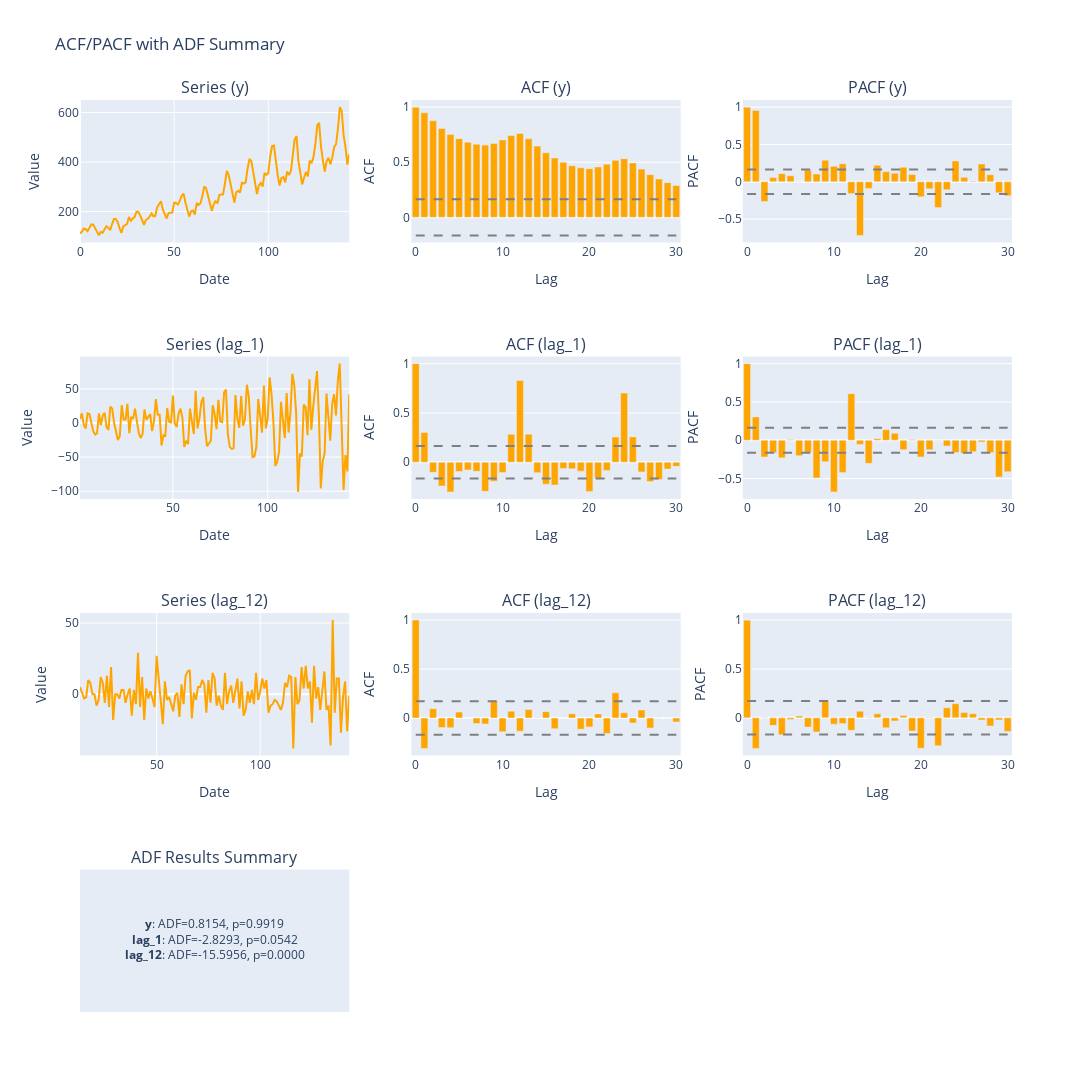

The notebook cell this image was saved under:
### Markdown cell above
- #TODO: Adicionar gráfico de STL
- #TODO: Interpretar
- #TODO: Adicionar gráficos da aula do valeriy
- #TODO: Comparativo de dados diferenciados
- #TODO: Trazer gráficos de ipynbs dele

### Code cell
plot_acf_pacf_adf(df, ["y", "lag_1", "lag_12"])

### Figure 1 — Plotly figure (JSON) as saved in the notebook; plotly's stock layout.template omitted (floating-point values rounded to 4 significant figures; data arrays with more than 128 entries replaced by an {"elided": "..."} marker saying what was removed)
{"data": [{"line": {"color": "orange"}, "mode": "lines", "name": "y", "showlegend": false, "type": "scatter", "x": {"elided": "144 int values"}, "xaxis": "x", "y": {"elided": "144 int values"}, "yaxis": "y"}, {"marker": {"color": "orange"}, "type": "bar", "x": [0, 1, 2, 3, 4, 5, 6, 7, 8, 9, 10, 11, 12, 13, 14, 15, 16, 17, 18, 19, 20, 21, 22, 23, 24, 25, 26, 27, 28, 29, 30], "xaxis": "x2", "y": [1.0, 0.948, 0.8756, 0.8067, 0.7526, 0.7138, 0.6817, 0.6629, 0.6556, 0.6709, 0.7027, 0.7432, 0.7604, 0.7127, 0.6463, 0.5859, 0.538, 0.4997, 0.4687, 0.4499, 0.4416, 0.4572, 0.4825, 0.5171, 0.5322, 0.494, 0.4377, 0.3876, 0.348, 0.315, 0.2885], "yaxis": "y2"}, {"marker": {"color": "orange"}, "type": "bar", "x": [0, 1, 2, 3, 4, 5, 6, 7, 8, 9, 10, 11, 12, 13, 14, 15, 16, 17, 18, 19, 20, 21, 22, 23, 24, 25, 26, 27, 28, 29, 30], "xaxis": "x3", "y": [1.0, 0.9547, -0.2653, 0.05547, 0.1089, 0.08113, 0.004125, 0.1562, 0.1037, 0.2888, 0.2069, 0.2411, -0.158, -0.7183, -0.08948, 0.2216, 0.1346, 0.1156, 0.1948, 0.09666, -0.2022, -0.09364, -0.3456, -0.1062, 0.2778, 0.05878, 0.009866, 0.2377, 0.09406, -0.1475, -0.1886], "yaxis": "y3"}, {"line": {"color": "gray", "dash": "dash"}, "mode": "lines", "showlegend": false, "type": "scatter", "x": [0, 1, 2, 3, 4, 5, 6, 7, 8, 9, 10, 11, 12, 13, 14, 15, 16, 17, 18, 19, 20, 21, 22, 23, 24, 25, 26, 27, 28, 29, 30], "xaxis": "x2", "y": [0.1633, 0.1633, 0.1633, 0.1633, 0.1633, 0.1633, 0.1633, 0.1633, 0.1633, 0.1633, 0.1633, 0.1633, 0.1633, 0.1633, 0.1633, 0.1633, 0.1633, 0.1633, 0.1633, 0.1633, 0.1633, 0.1633, 0.1633, 0.1633, 0.1633, 0.1633, 0.1633, 0.1633, 0.1633, 0.1633, 0.1633], "yaxis": "y2"}, {"line": {"color": "gray", "dash": "dash"}, "mode": "lines", "showlegend": false, "type": "scatter", "x": [0, 1, 2, 3, 4, 5, 6, 7, 8, 9, 10, 11, 12, 13, 14, 15, 16, 17, 18, 19, 20, 21, 22, 23, 24, 25, 26, 27, 28, 29, 30], "xaxis": "x2", "y": [-0.1633, -0.1633, -0.1633, -0.1633, -0.1633, -0.1633, -0.1633, -0.1633, -0.1633, -0.1633, -0.1633, -0.1633, -0.1633, -0.1633, -0.1633, -0.1633, -0.1633, -0.1633, -0.1633, -0.1633, -0.1633, -0.1633, -0.1633, -0.1633, -0.1633, -0.1633, -0.1633, -0.1633, -0.1633, -0.1633, -0.1633], "yaxis": "y2"}, {"line": {"color": "gray", "dash": "dash"}, "mode": "lines", "showlegend": false, "type": "scatter", "x": [0, 1, 2, 3, 4, 5, 6, 7, 8, 9, 10, 11, 12, 13, 14, 15, 16, 17, 18, 19, 20, 21, 22, 23, 24, 25, 26, 27, 28, 29, 30], "xaxis": "x3", "y": [0.1633, 0.1633, 0.1633, 0.1633, 0.1633, 0.1633, 0.1633, 0.1633, 0.1633, 0.1633, 0.1633, 0.1633, 0.1633, 0.1633, 0.1633, 0.1633, 0.1633, 0.1633, 0.1633, 0.1633, 0.1633, 0.1633, 0.1633, 0.1633, 0.1633, 0.1633, 0.1633, 0.1633, 0.1633, 0.1633, 0.1633], "yaxis": "y3"}, {"line": {"color": "gray", "dash": "dash"}, "mode": "lines", "showlegend": false, "type": "scatter", "x": [0, 1, 2, 3, 4, 5, 6, 7, 8, 9, 10, 11, 12, 13, 14, 15, 16, 17, 18, 19, 20, 21, 22, 23, 24, 25, 26, 27, 28, 29, 30], "xaxis": "x3", "y": [-0.1633, -0.1633, -0.1633, -0.1633, -0.1633, -0.1633, -0.1633, -0.1633, -0.1633, -0.1633, -0.1633, -0.1633, -0.1633, -0.1633, -0.1633, -0.1633, -0.1633, -0.1633, -0.1633, -0.1633, -0.1633, -0.1633, -0.1633, -0.1633, -0.1633, -0.1633, -0.1633, -0.1633, -0.1633, -0.1633, -0.1633], "yaxis": "y3"}, {"line": {"color": "orange"}, "mode": "lines", "name": "lag_1", "showlegend": false, "type": "scatter", "x": {"elided": "143 int values"}, "xaxis": "x4", "y": {"elided": "143 float values"}, "yaxis": "y4"}, {"marker": {"color": "orange"}, "type": "bar", "x": [0, 1, 2, 3, 4, 5, 6, 7, 8, 9, 10, 11, 12, 13, 14, 15, 16, 17, 18, 19, 20, 21, 22, 23, 24, 25, 26, 27, 28, 29, 30], "xaxis": "x5", "y": [1.0, 0.3029, -0.1021, -0.2413, -0.3004, -0.09407, -0.07844, -0.09236, -0.2948, -0.1918, -0.1049, 0.2829, 0.8292, 0.2845, -0.1058, -0.2221, -0.2311, -0.06228, -0.06619, -0.0904, -0.2971, -0.1627, -0.08299, 0.2555, 0.7011, 0.257, -0.09818, -0.196, -0.174, -0.06923, -0.04168], "yaxis": "y5"}, {"marker": {"color": "orange"}, "type": "bar", "x": [0, 1, 2, 3, 4, 5, 6, 7, 8, 9, 10, 11, 12, 13, 14, 15, 16, 17, 18, 19, 20, 21, 22, 23, 24, 25, 26, 27, 28, 29, 30], "xaxis": "x6", "y": [1.0, 0.305, -0.2168, -0.1641, -0.2288, 0.0102, -0.2004, -0.1638, -0.4909, -0.2791, -0.6729, -0.4186, 0.6076, -0.05343, -0.3007, 0.02024, 0.1386, 0.09075, -0.1219, 0.01046, -0.2176, -0.1218, 0.003466, -0.07421, -0.1604, -0.1695, -0.1494, -0.02186, -0.1609, -0.4792, -0.4112], "yaxis": "y6"}, {"line": {"color": "gray", "dash": "dash"}, "mode": "lines", "showlegend": false, "type": "scatter", "x": [0, 1, 2, 3, 4, 5, 6, 7, 8, 9, 10, 11, 12, 13, 14, 15, 16, 17, 18, 19, 20, 21, 22, 23, 24, 25, 26, 27, 28, 29, 30], "xaxis": "x5", "y": [0.1639, 0.1639, 0.1639, 0.1639, 0.1639, 0.1639, 0.1639, 0.1639, 0.1639, 0.1639, 0.1639, 0.1639, 0.1639, 0.1639, 0.1639, 0.1639, 0.1639, 0.1639, 0.1639, 0.1639, 0.1639, 0.1639, 0.1639, 0.1639, 0.1639, 0.1639, 0.1639, 0.1639, 0.1639, 0.1639, 0.1639], "yaxis": "y5"}, {"line": {"color": "gray", "dash": "dash"}, "mode": "lines", "showlegend": false, "type": "scatter", "x": [0, 1, 2, 3, 4, 5, 6, 7, 8, 9, 10, 11, 12, 13, 14, 15, 16, 17, 18, 19, 20, 21, 22, 23, 24, 25, 26, 27, 28, 29, 30], "xaxis": "x5", "y": [-0.1639, -0.1639, -0.1639, -0.1639, -0.1639, -0.1639, -0.1639, -0.1639, -0.1639, -0.1639, -0.1639, -0.1639, -0.1639, -0.1639, -0.1639, -0.1639, -0.1639, -0.1639, -0.1639, -0.1639, -0.1639, -0.1639, -0.1639, -0.1639, -0.1639, -0.1639, -0.1639, -0.1639, -0.1639, -0.1639, -0.1639], "yaxis": "y5"}, {"line": {"color": "gray", "dash": "dash"}, "mode": "lines", "showlegend": false, "type": "scatter", "x": [0, 1, 2, 3, 4, 5, 6, 7, 8, 9, 10, 11, 12, 13, 14, 15, 16, 17, 18, 19, 20, 21, 22, 23, 24, 25, 26, 27, 28, 29, 30], "xaxis": "x6", "y": [0.1639, 0.1639, 0.1639, 0.1639, 0.1639, 0.1639, 0.1639, 0.1639, 0.1639, 0.1639, 0.1639, 0.1639, 0.1639, 0.1639, 0.1639, 0.1639, 0.1639, 0.1639, 0.1639, 0.1639, 0.1639, 0.1639, 0.1639, 0.1639, 0.1639, 0.1639, 0.1639, 0.1639, 0.1639, 0.1639, 0.1639], "yaxis": "y6"}, {"line": {"color": "gray", "dash": "dash"}, "mode": "lines", "showlegend": false, "type": "scatter", "x": [0, 1, 2, 3, 4, 5, 6, 7, 8, 9, 10, 11, 12, 13, 14, 15, 16, 17, 18, 19, 20, 21, 22, 23, 24, 25, 26, 27, 28, 29, 30], "xaxis": "x6", "y": [-0.1639, -0.1639, -0.1639, -0.1639, -0.1639, -0.1639, -0.1639, -0.1639, -0.1639, -0.1639, -0.1639, -0.1639, -0.1639, -0.1639, -0.1639, -0.1639, -0.1639, -0.1639, -0.1639, -0.1639, -0.1639, -0.1639, -0.1639, -0.1639, -0.1639, -0.1639, -0.1639, -0.1639, -0.1639, -0.1639, -0.1639], "yaxis": "y6"}, {"line": {"color": "orange"}, "mode": "lines", "name": "lag_12", "showlegend": false, "type": "scatter", "x": {"elided": "131 int values"}, "xaxis": "x7", "y": {"elided": "131 float values"}, "yaxis": "y7"}, {"marker": {"color": "orange"}, "type": "bar", "x": [0, 1, 2, 3, 4, 5, 6, 7, 8, 9, 10, 11, 12, 13, 14, 15, 16, 17, 18, 19, 20, 21, 22, 23, 24, 25, 26, 27, 28, 29, 30], "xaxis": "x8", "y": [1.0, -0.3098, 0.09535, -0.09689, -0.099, 0.061, -0.0002878, -0.05611, -0.06097, 0.1759, -0.1403, 0.06974, -0.1337, 0.08718, 0.002494, 0.06533, -0.1092, -0.0003376, 0.04403, -0.1139, -0.09127, 0.04194, -0.1573, 0.2576, 0.05284, -0.0511, 0.08145, -0.1019, 0.001517, 0.0004832, -0.03933], "yaxis": "y8"}, {"marker": {"color": "orange"}, "type": "bar", "x": [0, 1, 2, 3, 4, 5, 6, 7, 8, 9, 10, 11, 12, 13, 14, 15, 16, 17, 18, 19, 20, 21, 22, 23, 24, 25, 26, 27, 28, 29, 30], "xaxis": "x9", "y": [1.0, -0.3122, -0.0007066, -0.0766, -0.1723, -0.01593, 0.01907, -0.09355, -0.1434, 0.1688, -0.06454, -0.0585, -0.1274, 0.06826, 0.004154, 0.04127, -0.1011, -0.03167, 0.02302, -0.1355, -0.3114, 0.006401, -0.2844, 0.1034, 0.1449, 0.05407, 0.04228, -0.02106, -0.08341, -0.02062, -0.139], "yaxis": "y9"}, {"line": {"color": "gray", "dash": "dash"}, "mode": "lines", "showlegend": false, "type": "scatter", "x": [0, 1, 2, 3, 4, 5, 6, 7, 8, 9, 10, 11, 12, 13, 14, 15, 16, 17, 18, 19, 20, 21, 22, 23, 24, 25, 26, 27, 28, 29, 30], "xaxis": "x8", "y": [0.1712, 0.1712, 0.1712, 0.1712, 0.1712, 0.1712, 0.1712, 0.1712, 0.1712, 0.1712, 0.1712, 0.1712, 0.1712, 0.1712, 0.1712, 0.1712, 0.1712, 0.1712, 0.1712, 0.1712, 0.1712, 0.1712, 0.1712, 0.1712, 0.1712, 0.1712, 0.1712, 0.1712, 0.1712, 0.1712, 0.1712], "yaxis": "y8"}, {"line": {"color": "gray", "dash": "dash"}, "mode": "lines", "showlegend": false, "type": "scatter", "x": [0, 1, 2, 3, 4, 5, 6, 7, 8, 9, 10, 11, 12, 13, 14, 15, 16, 17, 18, 19, 20, 21, 22, 23, 24, 25, 26, 27, 28, 29, 30], "xaxis": "x8", "y": [-0.1712, -0.1712, -0.1712, -0.1712, -0.1712, -0.1712, -0.1712, -0.1712, -0.1712, -0.1712, -0.1712, -0.1712, -0.1712, -0.1712, -0.1712, -0.1712, -0.1712, -0.1712, -0.1712, -0.1712, -0.1712, -0.1712, -0.1712, -0.1712, -0.1712, -0.1712, -0.1712, -0.1712, -0.1712, -0.1712, -0.1712], "yaxis": "y8"}, {"line": {"color": "gray", "dash": "dash"}, "mode": "lines", "showlegend": false, "type": "scatter", "x": [0, 1, 2, 3, 4, 5, 6, 7, 8, 9, 10, 11, 12, 13, 14, 15, 16, 17, 18, 19, 20, 21, 22, 23, 24, 25, 26, 27, 28, 29, 30], "xaxis": "x9", "y": [0.1712, 0.1712, 0.1712, 0.1712, 0.1712, 0.1712, 0.1712, 0.1712, 0.1712, 0.1712, 0.1712, 0.1712, 0.1712, 0.1712, 0.1712, 0.1712, 0.1712, 0.1712, 0.1712, 0.1712, 0.1712, 0.1712, 0.1712, 0.1712, 0.1712, 0.1712, 0.1712, 0.1712, 0.1712, 0.1712, 0.1712], "yaxis": "y9"}, {"line": {"color": "gray", "dash": "dash"}, "mode": "lines", "showlegend": false, "type": "scatter", "x": [0, 1, 2, 3, 4, 5, 6, 7, 8, 9, 10, 11, 12, 13, 14, 15, 16, 17, 18, 19, 20, 21, 22, 23, 24, 25, 26, 27, 28, 29, 30], "xaxis": "x9", "y": [-0.1712, -0.1712, -0.1712, -0.1712, -0.1712, -0.1712, -0.1712, -0.1712, -0.1712, -0.1712, -0.1712, -0.1712, -0.1712, -0.1712, -0.1712, -0.1712, -0.1712, -0.1712, -0.1712, -0.1712, -0.1712, -0.1712, -0.1712, -0.1712, -0.1712, -0.1712, -0.1712, -0.1712, -0.1712, -0.1712, -0.1712], "yaxis": "y9"}, {"mode": "text", "showlegend": false, "text": ["<b>y</b>: ADF=0.8154, p=0.9919<br><b>lag_1</b>: ADF=-2.8293, p=0.0542<br><b>lag_12</b>: ADF=-15.5956, p=0.0000"], "type": "scatter", "x": [0], "xaxis": "x10", "y": [0], "yaxis": "y10"}], "layout": {"annotations": [{"font": {"size": 16}, "showarrow": false, "text": "Series (y)", "x": 0.1444, "xanchor": "center", "xref": "paper", "y": 1, "yanchor": "bottom", "yref": "paper"}, {"font": {"size": 16}, "showarrow": false, "text": "ACF (y)", "x": 0.5, "xanchor": "center", "xref": "paper", "y": 1, "yanchor": "bottom", "yref": "paper"}, {"font": {"size": 16}, "showarrow": false, "text": "PACF (y)", "x": 0.8556, "xanchor": "center", "xref": "paper", "y": 1, "yanchor": "bottom", "yref": "paper"}, {"font": {"size": 16}, "showarrow": false, "text": "Series (lag_1)", "x": 0.1444, "xanchor": "center", "xref": "paper", "y": 0.7188, "yanchor": "bottom", "yref": "paper"}, {"font": {"size": 16}, "showarrow": false, "text": "ACF (lag_1)", "x": 0.5, "xanchor": "center", "xref": "paper", "y": 0.7188, "yanchor": "bottom", "yref": "paper"}, {"font": {"size": 16}, "showarrow": false, "text": "PACF (lag_1)", "x": 0.8556, "xanchor": "center", "xref": "paper", "y": 0.7188, "yanchor": "bottom", "yref": "paper"}, {"font": {"size": 16}, "showarrow": false, "text": "Series (lag_12)", "x": 0.1444, "xanchor": "center", "xref": "paper", "y": 0.4375, "yanchor": "bottom", "yref": "paper"}, {"font": {"size": 16}, "showarrow": false, "text": "ACF (lag_12)", "x": 0.5, "xanchor": "center", "xref": "paper", "y": 0.4375, "yanchor": "bottom", "yref": "paper"}, {"font": {"size": 16}, "showarrow": false, "text": "PACF (lag_12)", "x": 0.8556, "xanchor": "center", "xref": "paper", "y": 0.4375, "yanchor": "bottom", "yref": "paper"}, {"font": {"size": 16}, "showarrow": false, "text": "ADF Results Summary", "x": 0.1444, "xanchor": "center", "xref": "paper", "y": 0.1562, "yanchor": "bottom", "yref": "paper"}], "height": 1200, "showlegend": false, "title": {"text": "ACF/PACF with ADF Summary"}, "width": 1300, "xaxis": {"anchor": "y", "domain": [0, 0.2889], "title": {"text": "Date"}}, "xaxis10": {"anchor": "y10", "domain": [0, 0.2889], "visible": false}, "xaxis11": {"anchor": "y11", "domain": [0.3556, 0.6444]}, "xaxis12": {"anchor": "y12", "domain": [0.7111, 1]}, "xaxis2": {"anchor": "y2", "domain": [0.3556, 0.6444], "title": {"text": "Lag"}}, "xaxis3": {"anchor": "y3", "domain": [0.7111, 1], "title": {"text": "Lag"}}, "xaxis4": {"anchor": "y4", "domain": [0, 0.2889], "title": {"text": "Date"}}, "xaxis5": {"anchor": "y5", "domain": [0.3556, 0.6444], "title": {"text": "Lag"}}, "xaxis6": {"anchor": "y6", "domain": [0.7111, 1], "title": {"text": "Lag"}}, "xaxis7": {"anchor": "y7", "domain": [0, 0.2889], "title": {"text": "Date"}}, "xaxis8": {"anchor": "y8", "domain": [0.3556, 0.6444], "title": {"text": "Lag"}}, "xaxis9": {"anchor": "y9", "domain": [0.7111, 1], "title": {"text": "Lag"}}, "yaxis": {"anchor": "x", "domain": [0.8438, 1], "title": {"text": "Value"}}, "yaxis10": {"anchor": "x10", "domain": [0, 0.1562], "visible": false}, "yaxis11": {"anchor": "x11", "domain": [0, 0.1562]}, "yaxis12": {"anchor": "x12", "domain": [0, 0.1562]}, "yaxis2": {"anchor": "x2", "domain": [0.8438, 1], "title": {"text": "ACF"}}, "yaxis3": {"anchor": "x3", "domain": [0.8438, 1], "title": {"text": "PACF"}}, "yaxis4": {"anchor": "x4", "domain": [0.5625, 0.7188], "title": {"text": "Value"}}, "yaxis5": {"anchor": "x5", "domain": [0.5625, 0.7188], "title": {"text": "ACF"}}, "yaxis6": {"anchor": "x6", "domain": [0.5625, 0.7188], "title": {"text": "PACF"}}, "yaxis7": {"anchor": "x7", "domain": [0.2812, 0.4375], "title": {"text": "Value"}}, "yaxis8": {"anchor": "x8", "domain": [0.2812, 0.4375], "title": {"text": "ACF"}}, "yaxis9": {"anchor": "x9", "domain": [0.2812, 0.4375], "title": {"text": "PACF"}}}}
